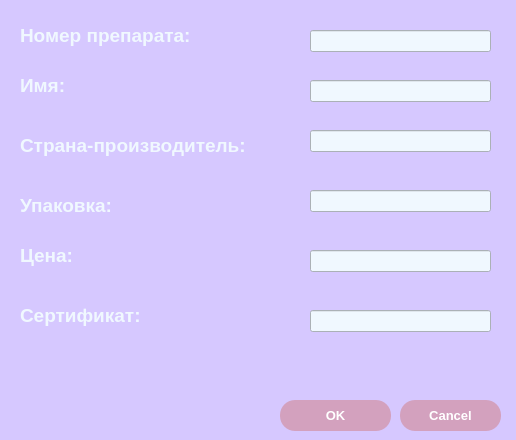
<?xml version="1.0" encoding="UTF-8"?>
<ui version="4.0">
 <class>Dialog</class>
 <widget class="QDialog" name="Dialog">
  <property name="geometry">
   <rect>
    <x>0</x>
    <y>0</y>
    <width>516</width>
    <height>440</height>
   </rect>
  </property>
  <property name="windowTitle">
   <string>Добавление/Редактирование препаратов</string>
  </property>
  <property name="styleSheet">
   <string notr="true">background-color: #d6c8ff</string>
  </property>
  <widget class="QPushButton" name="pushButton">
   <property name="geometry">
    <rect>
     <x>280</x>
     <y>400</y>
     <width>111</width>
     <height>31</height>
    </rect>
   </property>
   <property name="font">
    <font>
     <pointsize>10</pointsize>
     <weight>75</weight>
     <bold>true</bold>
    </font>
   </property>
   <property name="styleSheet">
    <string notr="true">background-color: #d3a1be; color: white; border-radius: 15px;</string>
   </property>
   <property name="text">
    <string>OK</string>
   </property>
  </widget>
  <widget class="QPushButton" name="pushButton_2">
   <property name="geometry">
    <rect>
     <x>400</x>
     <y>400</y>
     <width>101</width>
     <height>31</height>
    </rect>
   </property>
   <property name="font">
    <font>
     <pointsize>10</pointsize>
     <weight>75</weight>
     <bold>true</bold>
    </font>
   </property>
   <property name="styleSheet">
    <string notr="true">background-color: #d3a1be; color: white; border-radius: 15px;</string>
   </property>
   <property name="text">
    <string>Cancel</string>
   </property>
  </widget>
  <widget class="QLabel" name="label_3">
   <property name="geometry">
    <rect>
     <x>20</x>
     <y>20</y>
     <width>221</width>
     <height>31</height>
    </rect>
   </property>
   <property name="font">
    <font>
     <pointsize>14</pointsize>
     <weight>75</weight>
     <bold>true</bold>
    </font>
   </property>
   <property name="styleSheet">
    <string notr="true">color: #f0f8ff;</string>
   </property>
   <property name="text">
    <string>Номер препарата:</string>
   </property>
  </widget>
  <widget class="QLabel" name="label_4">
   <property name="geometry">
    <rect>
     <x>20</x>
     <y>70</y>
     <width>221</width>
     <height>31</height>
    </rect>
   </property>
   <property name="font">
    <font>
     <pointsize>14</pointsize>
     <weight>75</weight>
     <bold>true</bold>
    </font>
   </property>
   <property name="styleSheet">
    <string notr="true">color: #f0f8ff;</string>
   </property>
   <property name="text">
    <string>Имя:</string>
   </property>
  </widget>
  <widget class="QLabel" name="label_5">
   <property name="geometry">
    <rect>
     <x>20</x>
     <y>130</y>
     <width>281</width>
     <height>31</height>
    </rect>
   </property>
   <property name="font">
    <font>
     <pointsize>14</pointsize>
     <weight>75</weight>
     <bold>true</bold>
    </font>
   </property>
   <property name="styleSheet">
    <string notr="true">color: #f0f8ff;</string>
   </property>
   <property name="text">
    <string>Страна-производитель:</string>
   </property>
  </widget>
  <widget class="QLabel" name="label_6">
   <property name="geometry">
    <rect>
     <x>20</x>
     <y>190</y>
     <width>221</width>
     <height>31</height>
    </rect>
   </property>
   <property name="font">
    <font>
     <pointsize>14</pointsize>
     <weight>75</weight>
     <bold>true</bold>
    </font>
   </property>
   <property name="styleSheet">
    <string notr="true">color: #f0f8ff;</string>
   </property>
   <property name="text">
    <string>Упаковка:</string>
   </property>
  </widget>
  <widget class="QLabel" name="label_7">
   <property name="geometry">
    <rect>
     <x>20</x>
     <y>240</y>
     <width>221</width>
     <height>31</height>
    </rect>
   </property>
   <property name="font">
    <font>
     <pointsize>14</pointsize>
     <weight>75</weight>
     <bold>true</bold>
    </font>
   </property>
   <property name="styleSheet">
    <string notr="true">color: #f0f8ff;</string>
   </property>
   <property name="text">
    <string>Цена:</string>
   </property>
  </widget>
  <widget class="QLabel" name="label_8">
   <property name="geometry">
    <rect>
     <x>20</x>
     <y>300</y>
     <width>221</width>
     <height>31</height>
    </rect>
   </property>
   <property name="font">
    <font>
     <pointsize>14</pointsize>
     <weight>75</weight>
     <bold>true</bold>
    </font>
   </property>
   <property name="styleSheet">
    <string notr="true">color: #f0f8ff;</string>
   </property>
   <property name="text">
    <string>Сертификат:</string>
   </property>
  </widget>
  <widget class="QLineEdit" name="lineEdit">
   <property name="geometry">
    <rect>
     <x>310</x>
     <y>30</y>
     <width>181</width>
     <height>22</height>
    </rect>
   </property>
   <property name="font">
    <font>
     <pointsize>14</pointsize>
    </font>
   </property>
   <property name="styleSheet">
    <string notr="true">background-color: #f0f8ff;</string>
   </property>
  </widget>
  <widget class="QLineEdit" name="lineEdit_2">
   <property name="geometry">
    <rect>
     <x>310</x>
     <y>80</y>
     <width>181</width>
     <height>22</height>
    </rect>
   </property>
   <property name="font">
    <font>
     <pointsize>14</pointsize>
    </font>
   </property>
   <property name="styleSheet">
    <string notr="true">background-color: #f0f8ff;</string>
   </property>
  </widget>
  <widget class="QLineEdit" name="lineEdit_3">
   <property name="geometry">
    <rect>
     <x>310</x>
     <y>130</y>
     <width>181</width>
     <height>22</height>
    </rect>
   </property>
   <property name="font">
    <font>
     <pointsize>14</pointsize>
    </font>
   </property>
   <property name="styleSheet">
    <string notr="true">background-color: #f0f8ff;</string>
   </property>
  </widget>
  <widget class="QLineEdit" name="lineEdit_4">
   <property name="geometry">
    <rect>
     <x>310</x>
     <y>190</y>
     <width>181</width>
     <height>22</height>
    </rect>
   </property>
   <property name="font">
    <font>
     <pointsize>14</pointsize>
    </font>
   </property>
   <property name="styleSheet">
    <string notr="true">background-color: #f0f8ff;</string>
   </property>
  </widget>
  <widget class="QLineEdit" name="lineEdit_5">
   <property name="geometry">
    <rect>
     <x>310</x>
     <y>250</y>
     <width>181</width>
     <height>22</height>
    </rect>
   </property>
   <property name="font">
    <font>
     <pointsize>14</pointsize>
    </font>
   </property>
   <property name="styleSheet">
    <string notr="true">background-color: #f0f8ff;</string>
   </property>
  </widget>
  <widget class="QLineEdit" name="lineEdit_6">
   <property name="geometry">
    <rect>
     <x>310</x>
     <y>310</y>
     <width>181</width>
     <height>22</height>
    </rect>
   </property>
   <property name="font">
    <font>
     <pointsize>14</pointsize>
    </font>
   </property>
   <property name="styleSheet">
    <string notr="true">background-color: #f0f8ff;</string>
   </property>
  </widget>
 </widget>
 <resources/>
 <connections/>
</ui>
